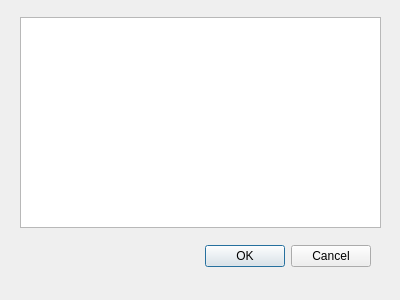
<?xml version="1.0" encoding="UTF-8"?>
<ui version="4.0">
 <class>Dialog</class>
 <widget class="QDialog" name="Dialog">
  <property name="geometry">
   <rect>
    <x>0</x>
    <y>0</y>
    <width>400</width>
    <height>300</height>
   </rect>
  </property>
  <property name="windowTitle">
   <string>Dialog</string>
  </property>
  <widget class="QDialogButtonBox" name="buttonBox">
   <property name="geometry">
    <rect>
     <x>30</x>
     <y>240</y>
     <width>341</width>
     <height>32</height>
    </rect>
   </property>
   <property name="orientation">
    <enum>Qt::Horizontal</enum>
   </property>
   <property name="standardButtons">
    <set>QDialogButtonBox::Cancel|QDialogButtonBox::Ok</set>
   </property>
  </widget>
  <widget class="QTextEdit" name="textEdit">
   <property name="geometry">
    <rect>
     <x>20</x>
     <y>17</y>
     <width>361</width>
     <height>211</height>
    </rect>
   </property>
  </widget>
 </widget>
 <resources/>
 <connections>
  <connection>
   <sender>buttonBox</sender>
   <signal>accepted()</signal>
   <receiver>Dialog</receiver>
   <slot>accept()</slot>
   <hints>
    <hint type="sourcelabel">
     <x>248</x>
     <y>254</y>
    </hint>
    <hint type="destinationlabel">
     <x>157</x>
     <y>274</y>
    </hint>
   </hints>
  </connection>
  <connection>
   <sender>buttonBox</sender>
   <signal>rejected()</signal>
   <receiver>Dialog</receiver>
   <slot>reject()</slot>
   <hints>
    <hint type="sourcelabel">
     <x>316</x>
     <y>260</y>
    </hint>
    <hint type="destinationlabel">
     <x>286</x>
     <y>274</y>
    </hint>
   </hints>
  </connection>
  <connection>
   <sender>buttonBox</sender>
   <signal>accepted()</signal>
   <receiver>Dialog</receiver>
   <slot>emit_signal()</slot>
   <hints>
    <hint type="sourcelabel">
     <x>200</x>
     <y>255</y>
    </hint>
    <hint type="destinationlabel">
     <x>199</x>
     <y>149</y>
    </hint>
   </hints>
  </connection>
  <connection>
   <sender>buttonBox</sender>
   <signal>rejected()</signal>
   <receiver>Dialog</receiver>
   <slot>emit_signal()</slot>
   <hints>
    <hint type="sourcelabel">
     <x>200</x>
     <y>255</y>
    </hint>
    <hint type="destinationlabel">
     <x>199</x>
     <y>149</y>
    </hint>
   </hints>
  </connection>
 </connections>
 <slots>
  <slot>emit_signal()</slot>
 </slots>
</ui>
